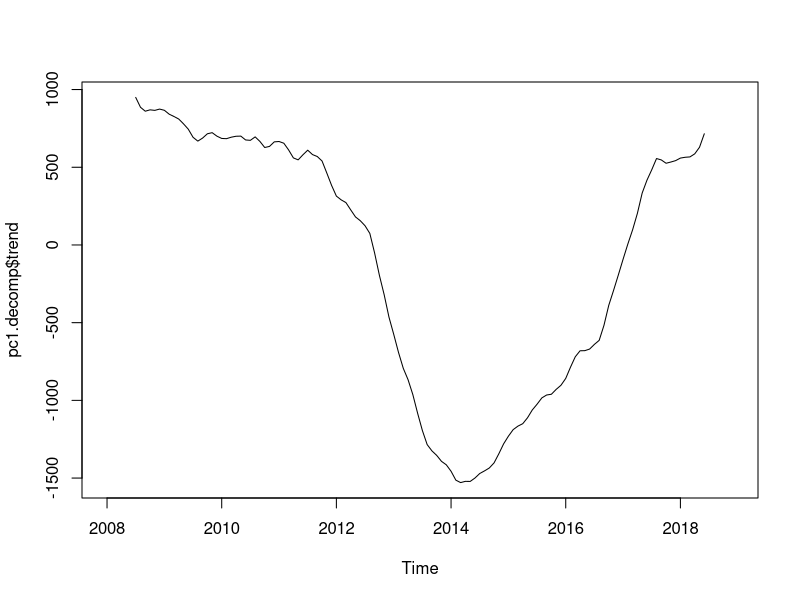
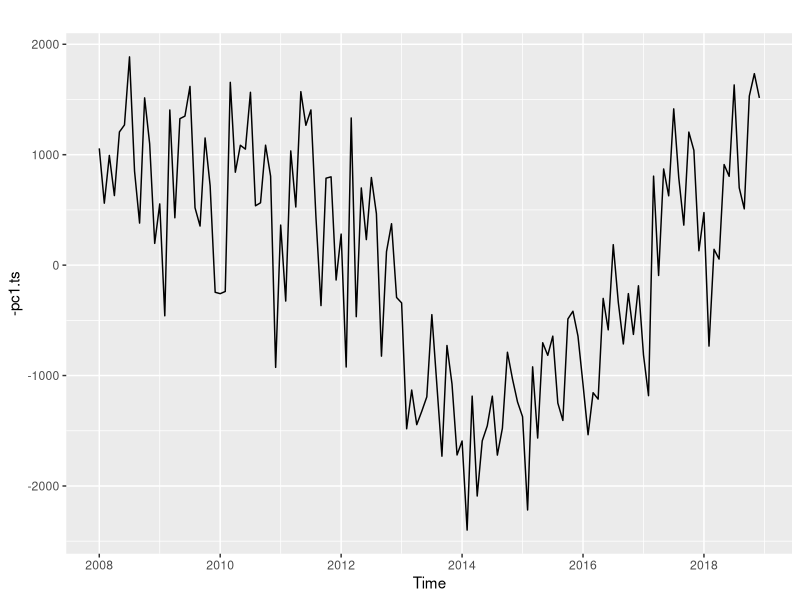
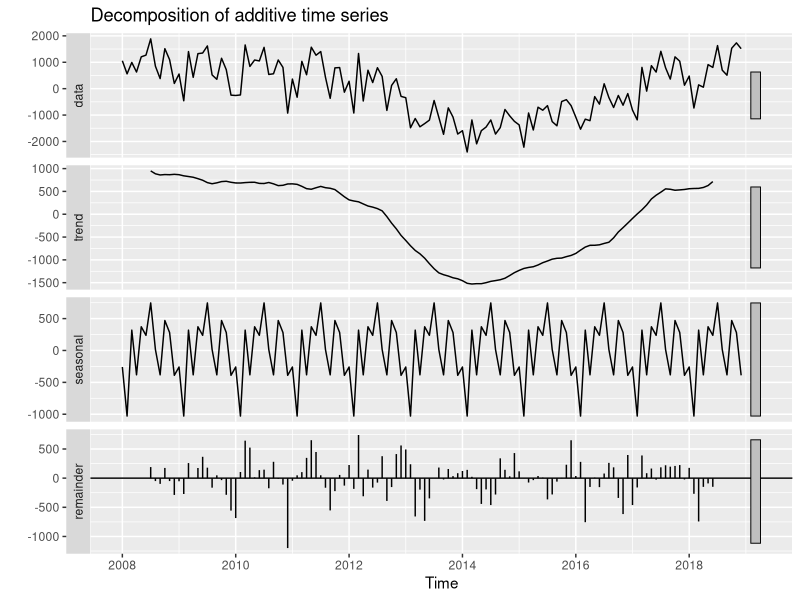
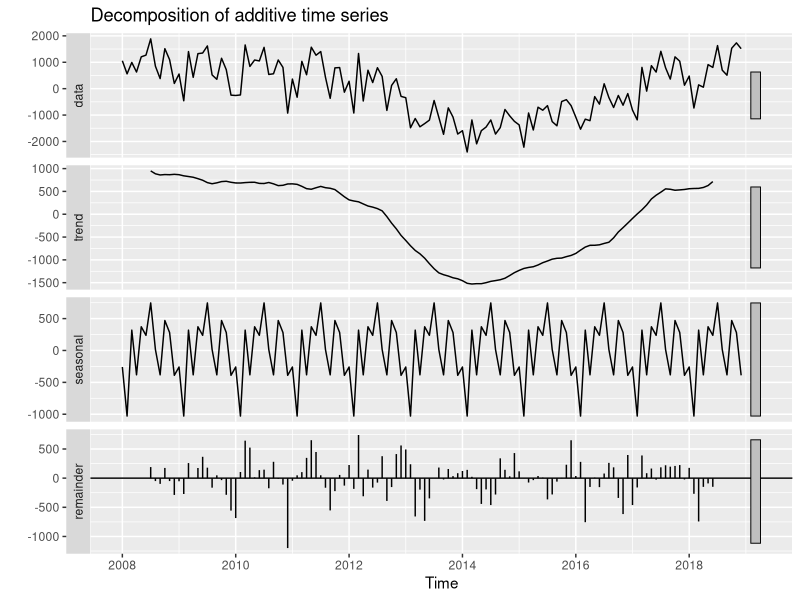
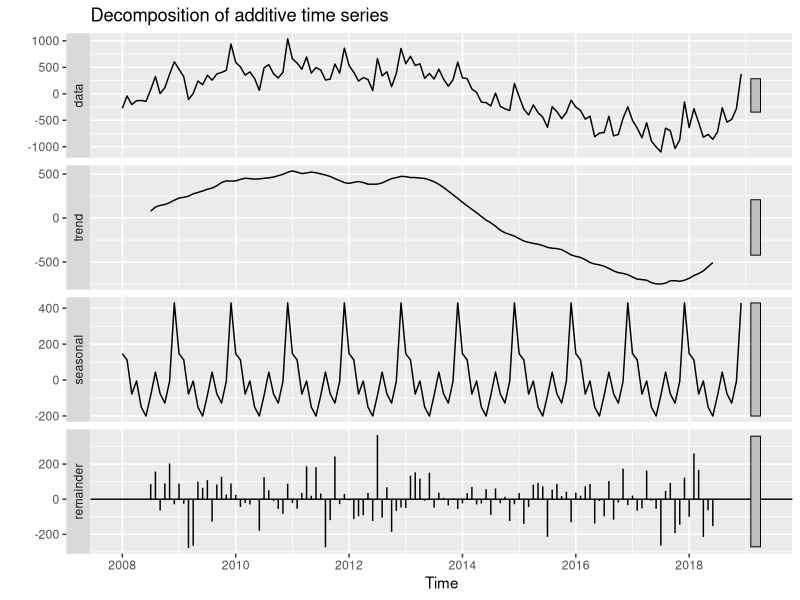
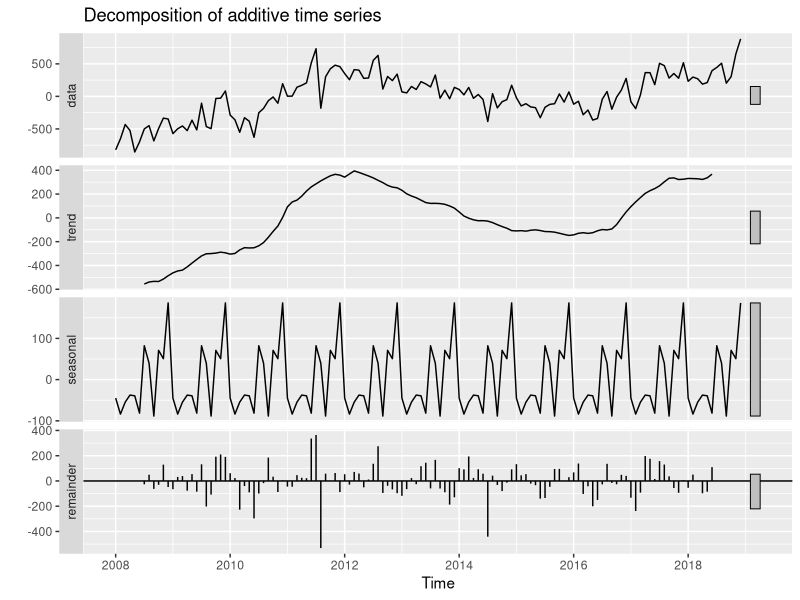
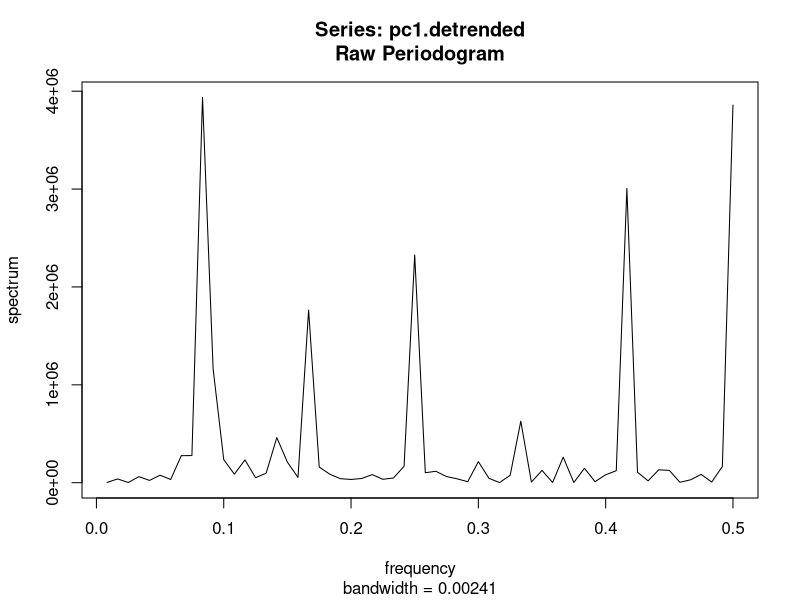

Write the R code that produced these figures, in order. (Note: this script raises an error after producing the figures.)
library(ggfortify)
library(forecast)

df <- read.csv("data/crime_by_borough.csv", row.names = "Borough")
pca.1 <- prcomp(df)
pca.2 <- prcomp(t(df))

sum(pca.1$sdev[1:3]^2)/sum(pca.1$sdev^2)
sum(pca.2$sdev[1:3]^2)/sum(pca.2$sdev^2)

write.csv(pca.1$x, "data/crime_pca_spatial.csv")
write.csv(pca.2$x, "data/crime_pca_temporal.csv")

signif(pca.1$x[,1:3], 2)

pc1.ts <- ts(as.vector(pca.2$x[,1]), frequency=12, start=c(2008,1))
pc2.ts <- ts(as.vector(pca.2$x[,2]), frequency=12, start=c(2008,1))
pc3.ts <- ts(as.vector(pca.2$x[,3]), frequency=12, start=c(2008,1))


pc1.decomposition <- decompose(-pc1.ts)
pc2.decomposition <- decompose(-pc2.ts)
pc3.decomposition <- decompose(-pc3.ts)

pc.trends <- data.frame(pc1.decomposition$trend, pc2.decomposition$trend, pc3.decomposition$trend)

write.csv(pc.trends, "data/crime_pc_trends.csv")



pc1.decomp <- decompose(-pc1.ts)
pc1.detrended <- pc1.decomp$x - pc1.decomp$trend
pc1.detrended <- pc1.detrended[!is.na(pc1.detrended)]

plot(pc1.decomp$trend)

autoplot(-pc1.ts)
autoplot(decompose(-pc1.ts))

-pc1.ts %>% decompose %>% autoplot
-pc2.ts %>% decompose %>% autoplot
-pc3.ts %>% decompose %>% autoplot
spec.pgram(pc1.detrended, taper=0, log="no")

plot(-pc1.ts, -pc2.ts, -pc3.ts)

# How do I pretty plot spectrogram?

# PC1: Level
hw.pc1 <- HoltWinters(ts(scale(-pc1.ts), frequency=12, start=c(2008,1)))
forecast.pc1 <- predict(hw.pc1, n.ahead=12, level = 0.8, prediction.interval = T)
plot(hw.pc1, forecast.pc1, main="Holt-Winters prediction for crime spatiotemporal PC1")

# PC2: Funding
hw.pc2 <- HoltWinters(ts(scale(-pc2.ts), frequency=12, start=c(2008,1)))
forecast.pc2 <- predict(hw.pc2, n.ahead=12, level = 0.8, prediction.interval = T)
plot(hw.pc2, forecast.pc2, main="Holt-Winters prediction for crime spatiotemporal PC2")

# PC3: Media excitement (peaks in 2012 and 2018 correlated to Olympics and post-Brexit)
hw.pc3 <- HoltWinters(ts(scale(-pc3.ts), frequency=12, start=c(2008,1)))
forecast.pc3 <- predict(hw.pc3, n.ahead=12, level = 0.8, prediction.interval = T)
plot(hw.pc3, forecast.pc3, main="Holt-Winters prediction for crime spatiotemporal PC3")

## Let's regress the east series on PC1/2/3

east <- read.csv("data/east_avg_crime.csv")
east <- ts(east$East, frequency=12, start=c(2008,1))

#m <- lm(east ~ -pc1.ts + -pc2.ts + -pc3.ts)
m <- lm(east ~ -pc1.ts)
summary(m)
crime.east.pc <- data.frame(east, -pc1.ts, -pc2.ts, -pc3.ts)
colnames(crime.east.pc) <- c("east", "pc1", "pc2", "pc3")
crime.east.pc.scaled <- data.frame(scale(crime.east.pc))

google.trends <- read.csv("data/london_google_trends_clean.csv")
head(google.trends)
crime.east.pc.scaled$GoogleTrends <- google.trends$GoogleTrendsInterest

head(crime.east.pc.scaled)

m <- lm(east ~ pc1 + pc2 + pc3 + GoogleTrends, data=crime.east.pc.scaled)
summary(m)
st(east)
st
east.factor.forecast <- m$coefficients[2] * forecast.pc1[,1] + m$coefficients[3] * forecast.pc2[,1] + m$coefficients[4] * forecast.pc3[,1]

east.factor.forecast.descaled <- sd(east) * east.factor.forecast + mean(east)

plot(east.factor.forecast.descaled)
ts(east.factor.forecast.descaled, frequency = 12, start=c(2019,1))

plot(east, ts(east.factor.forecast.descaled, frequency = 12, start=c(2019,1)))

plot(east)

library(xts)

ts1<-as.xts(east)
ts2<-as.xts(east.factor.forecast.descaled)
ts3 <- c(ts1, ts2)
ts3
plot(ts3, main="Average monthly crime in East boroughs")
events <- xts(c("Olympics", "Forecast"), as.Date(c("2012-07-01", "2019-01-01")))
addEventLines(events, srt=90, pos=2)
events



write.csv(crime.east.pc, "data/temporal_pcs.csv")

hw.pc1
summary(m)
